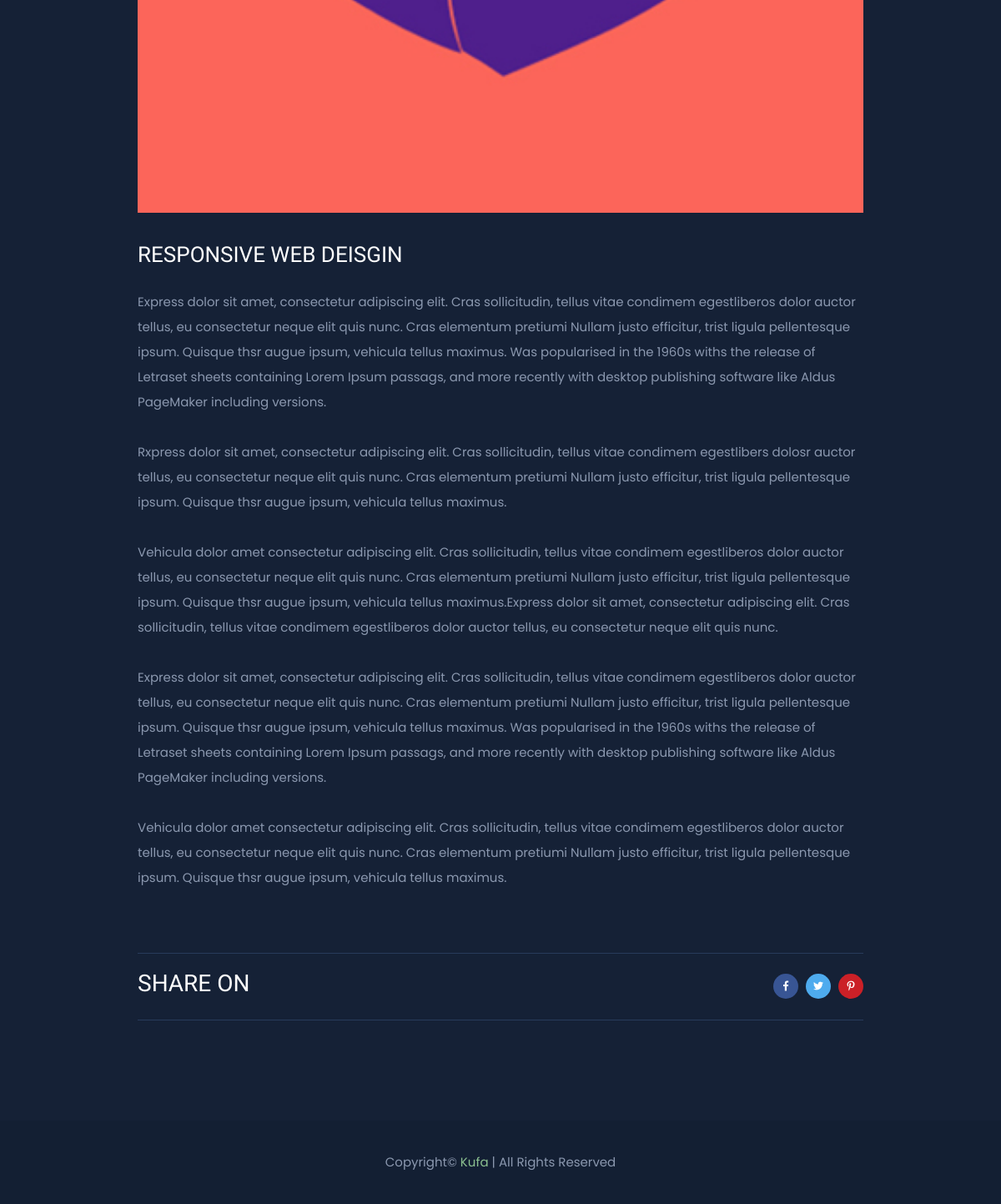
Page /portfolio-single.php?id=6 (lower part) on the earlier database version.
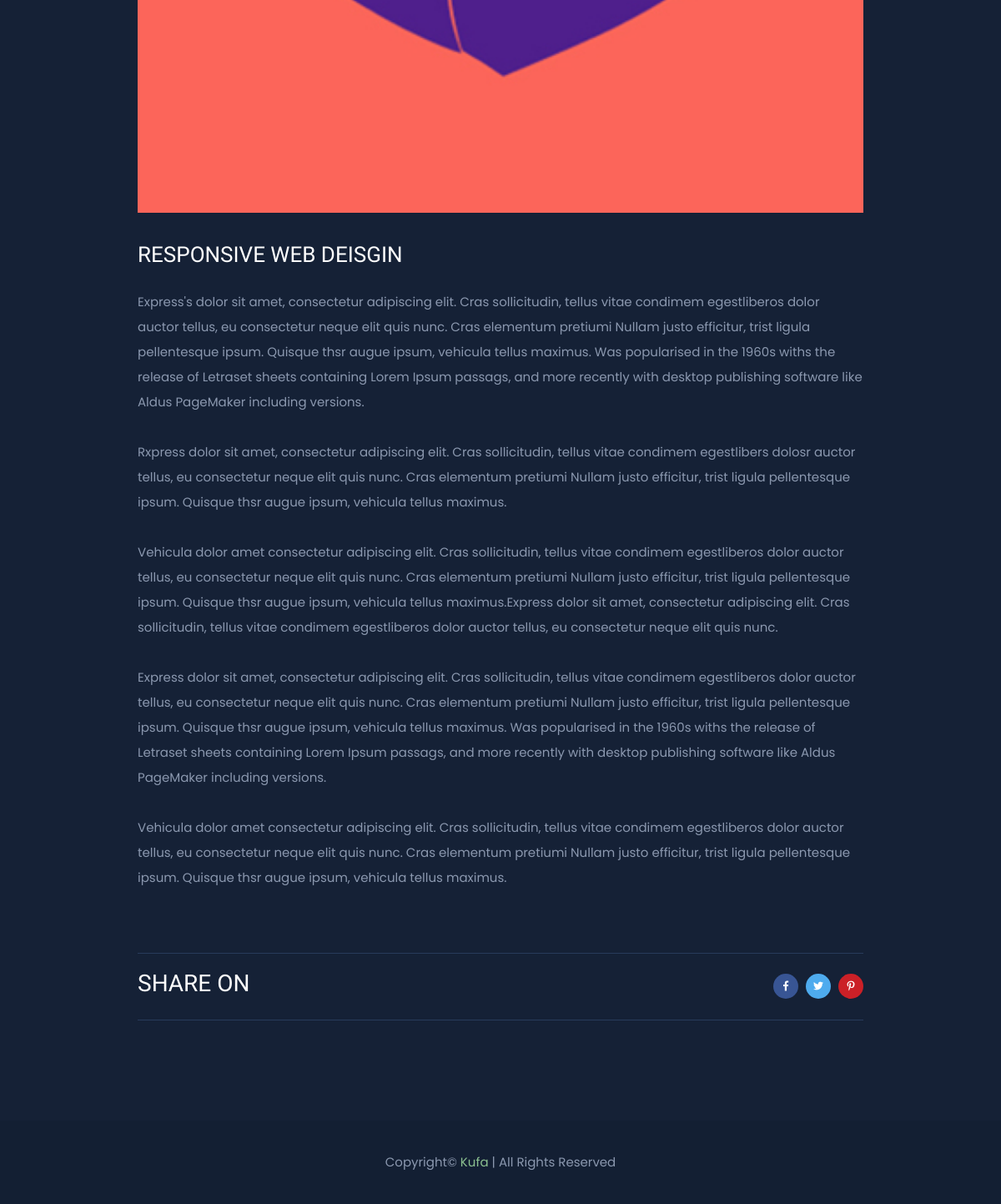
Same page on the later database version.
### tables this page shows
CREATE TABLE `portfolios` (
  `id` int(11) NOT NULL,
  `catagory` varchar(200) NOT NULL,
  `title` varchar(250) NOT NULL,
  `thumbnail` varchar(200) NOT NULL,
  `portfolio_image` varchar(200) NOT NULL,
  `summary` text NOT NULL,
  `status` int(11) NOT NULL DEFAULT 1 COMMENT '1=active,2=inactive'
);

### portfolio-single.php (the view, shortened to what this page needs)
<?php
require_once 'data.php';
$id = $_GET['id'];
$portfolio = "SELECT * FROM `portfolios` WHERE id = $id";
$portfolio_q = mysqli_query($data, $portfolio);
$portfolio_assoc = mysqli_fetch_assoc($portfolio_q);
?>
<!doctype html>
<html class="no-js" lang="en">
<head>
    <link rel="stylesheet" href="front/css/bootstrap.min.css">
    <link rel="stylesheet" href="front/css/animate.min.css">
    <link rel="stylesheet" href="front/css/magnific-popup.css">
    <link rel="stylesheet" href="front/css/fontawesome-all.min.css">
    <link rel="stylesheet" href="front/css/flaticon.css">
    <link rel="stylesheet" href="front/css/slick.css">
    <link rel="stylesheet" href="front/css/aos.css">
    <link rel="stylesheet" href="front/css/default.css">
    <link rel="stylesheet" href="front/css/style.css">
    <link rel="stylesheet" href="front/css/responsive.css">
</head>
<body class="theme-bg">
    <main>
        <section class="portfolio-details-area pt-120 pb-120">
            <div class="container">
                <div class="row justify-content-center">
                    <div class="col-xl-9 col-lg-10">
                        <div class="single-blog-list">
                            <div class="blog-list-thumb mb-35">
                                <img src="dashboard/img-upload/portfolio_image/<?= $portfolio_assoc['thumbnail']; ?>" alt="img">
                            </div>
                            <div class="blog-list-content blog-details-content portfolio-details-content">
                                <h2><?=$portfolio_assoc['title']?></h2>
                                <p><?=nl2br($portfolio_assoc['summary'])?> </p>
                                <div class="blog-list-meta">
                                    <ul>
                                        <li class="blog-post-date">
                                            <h3>Share On</h3>
                                        </li>
                                        <li class="blog-post-share">
                                            <a href="#"><i class="fab fa-facebook-f"></i></a>
                                            <a href="#"><i class="fab fa-twitter"></i></a>
                                            <a href="#"><i class="fab fa-pinterest-p"></i></a>
                                        </li>
                                    </ul>
                                </div>
                            </div>
                        </div>
                    </div>
                </div>
            </div>
        </section>
    </main>
    <footer>
        <div class="copyright-wrap primary-bg">
            <div class="container">
                <div class="row align-items-center">
                    <div class="col-12">
                        <div class="copyright-text text-center">
                            <p>Copyright© <span>Kufa</span> | All Rights Reserved</p>
                        </div>
                    </div>
                </div>
            </div>
        </div>
    </footer>
</body>
</html>

Differences in the rows shown:
changed portfolios "RESPONSIVE WEB DEISGIN": summary "Express dolor sit amet, consectetur…" → "Express's dolor sit amet, consectetur…"
